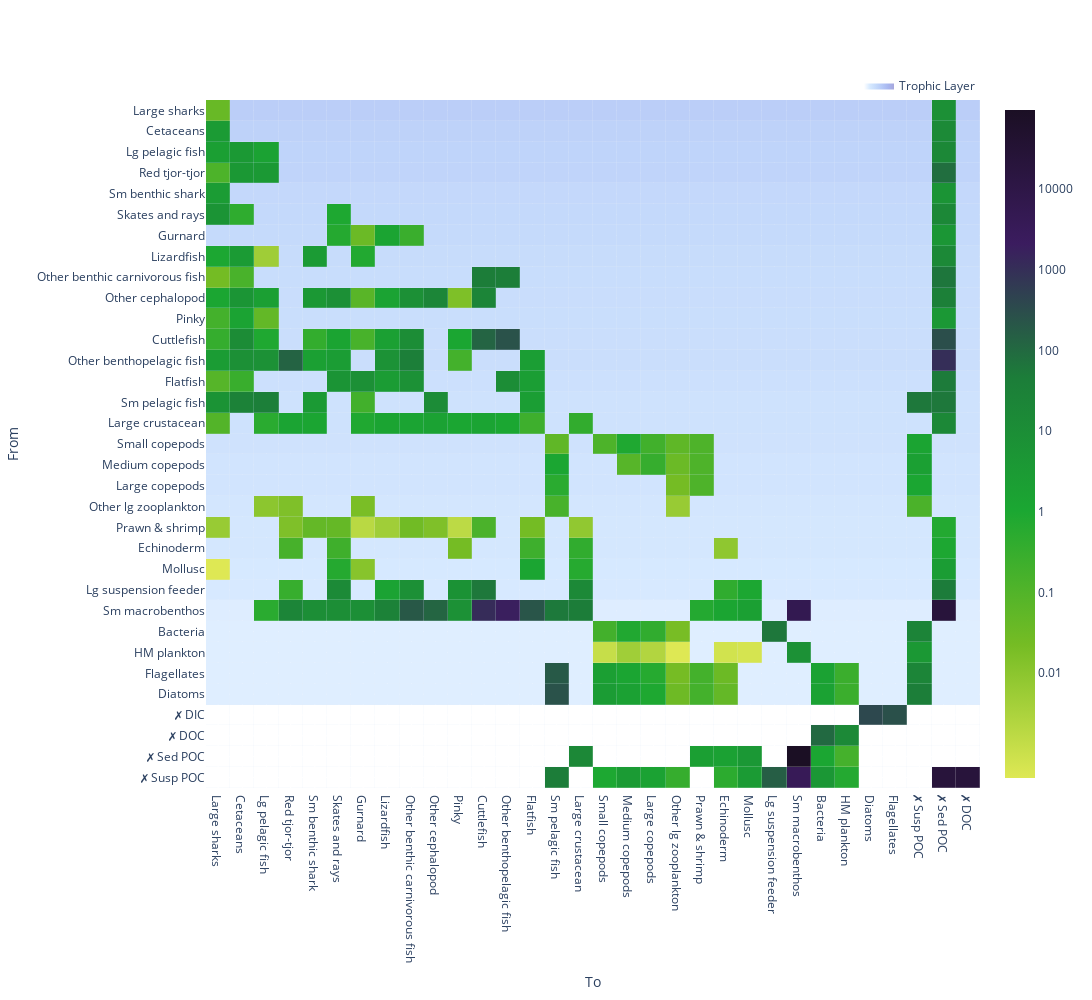

The notebook cell saved with this chart:
### Markdown cell above
Example usage:

### Code cell
fw.draw_heatmap(foodweb, normalization='log', show_trophic_layer=True, boundary=False, height=1000)

### Figure 1 — Plotly figure (JSON) as saved in the notebook; plotly's stock layout.template omitted (floating-point values rounded to 4 significant figures; data arrays with more than 128 entries replaced by an {"elided": "..."} marker saying what was removed)
{"data": [{"colorscale": [[0, "rgb(255, 255, 255)"], [0.2, "rgb(214, 233, 255)"], [0.4, "rgb(197, 218, 251)"], [0.6, "rgb(182, 201, 247)"], [0.8, "rgb( 168, 183, 240 )"], [1, "rgb(  167, 167, 221 )"]], "hoverinfo": "skip", "name": "Trophic Layer", "showlegend": true, "showscale": false, "type": "heatmap", "x": {"elided": "1056 str values"}, "xgap": 0.2, "y": {"elided": "1056 str values"}, "ygap": 0.2, "z": {"elided": "1056 float values"}, "zmax": 7.499, "zmin": 1}, {"colorbar": {"tick0": 0, "tickmode": "array", "ticktext": [0.01, 0.1, 1, 10, 100, 1000, 10000], "tickvals": [-2, -1, 0, 1, 2, 3, 4]}, "colorscale": [[0, "rgb(222, 232, 84)"], [0.2, "rgb( 117, 188, 36)"], [0.4, "rgb( 27, 167, 50 )"], [0.6, "rgb( 28, 125, 57 )"], [0.8, "rgb(59, 28, 95)"], [1, "rgb(27, 15, 36 )"]], "customdata": {"elided": "241 float values"}, "hoverongaps": false, "hovertemplate": "%{y} --> %{x}: %{customdata:.3f}<extra></extra>", "showlegend": false, "showscale": true, "type": "heatmap", "x": {"elided": "241 str values"}, "xgap": 0.2, "y": {"elided": "241 str values"}, "ygap": 0.2, "z": {"elided": "241 float values"}, "zmax": 4.979, "zmin": -3.301}], "layout": {"autosize": true, "height": 1000, "legend": {"orientation": "h", "x": 1, "xanchor": "right", "y": 1, "yanchor": "bottom"}, "width": 1200, "xaxis": {"autorange": true, "categoryarray": ["Large sharks", "Cetaceans", "Lg pelagic fish", "Red tjor-tjor", "Sm benthic shark", "Skates and rays", "Gurnard", "Lizardfish", "Other benthic carnivorous fish", "Other cephalopod", "Pinky", "Cuttlefish", "Other benthopelagic fish", "Flatfish", "Sm pelagic fish", "Large crustacean", "Small copepods", "Medium copepods", "Large copepods", "Other lg zooplankton", "Prawn & shrimp", "Echinoderm", "Mollusc", "Lg suspension feeder", "Sm macrobenthos", "Bacteria", "HM plankton", "Diatoms", "Flagellates", "✗ Susp POC", "✗ Sed POC", "✗ DOC"], "range": [-0.5, 31.5], "showspikes": true, "spikethickness": 0.5, "title": {"text": "To"}, "type": "category"}, "yaxis": {"autorange": true, "categoryarray": ["✗ Susp POC", "✗ Sed POC", "✗ DOC", "✗ DIC", "Diatoms", "Flagellates", "HM plankton", "Bacteria", "Sm macrobenthos", "Lg suspension feeder", "Mollusc", "Echinoderm", "Prawn & shrimp", "Other lg zooplankton", "Large copepods", "Medium copepods", "Small copepods", "Large crustacean", "Sm pelagic fish", "Flatfish", "Other benthopelagic fish", "Cuttlefish", "Pinky", "Other cephalopod", "Other benthic carnivorous fish", "Lizardfish", "Gurnard", "Skates and rays", "Sm benthic shark", "Red tjor-tjor", "Lg pelagic fish", "Cetaceans", "Large sharks"], "range": [-0.5, 32.5], "showspikes": true, "spikemode": "across", "spikesnap": "cursor", "spikethickness": 0.5, "title": {"text": "From"}, "type": "category"}}}
